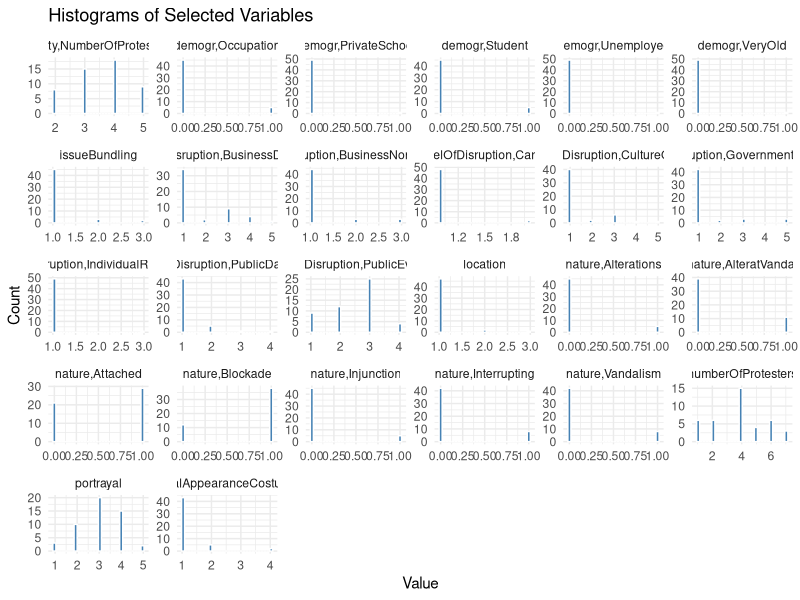

Generate this figure with R:
library(stringr)
library(dplyr)
library(tidyr)
library(ggplot2)

## Load data

# This is the RA coded data; sheet 2 from the auto-generated Google form response sheets
dF_A <- read.delim("Article Characteristics Coding v4 (Responses) - Short column names.tsv", sep="\t",
                 stringsAsFactors=FALSE, check.names=FALSE, quote = "")
dF_B <- read.delim("Article Characteristics Coding v4b (Responses) - Short column names.tsv", sep="\t",
                 stringsAsFactors=FALSE, check.names=FALSE, quote = "")
#version B contains additional Issue Bundling and Portrayal questions

# This is the data that describes the coding form the humans filled in; most needed for the response options
form_data <- read.delim("protestCharacteristicFormB6.tsv", sep="\t", stringsAsFactors=FALSE,
                        check.names=FALSE, quote = "")


## Delete text responses and metadata, and merge

text_questions <- form_data$Name[form_data$Type == "TEXT"]
metadata <- c("Timestamp", "Coder", "Title")
dF_A <- dF_A[!colnames(dF_A) %in% c(text_questions, metadata)]
dF_B <- dF_B[!colnames(dF_B) %in% c(text_questions, metadata)]
dF <- merge(dF_A, dF_B, by="id")


## Use the form_data response options to get the ordinality right for Likert scales

multiple_choice_questions <- form_data$Name[form_data$Type == "MULTIPLE_CHOICE"]
for (question in multiple_choice_questions) {
  response_options_text <- as.character(form_data$`Response options`[form_data$Name == question])
  response_options <- unlist(strsplit(response_options_text, "; "))
  ordinal_options <- response_options[!grepl("not enough detail|Not enough information", response_options)]
  dF[[question]] <- factor(dF[[question]],
                           levels = ordinal_options,
                           ordered = TRUE)
  dF[[question]] <- as.integer(dF[[question]])
}


## Make the variable names more usable

stringToCamelCase <- function(x) {
  sapply(x, function(str) {
    parts <- unlist(strsplit(str, "[ _]"))
    paste0(
      tolower(parts[1]),
      paste0(toupper(substring(parts[-1], 1, 1)),
             tolower(substring(parts[-1], 2)),
             collapse="")
    )
  })
}
names(dF) <- sapply(names(dF), stringToCamelCase)


## Turn natureOfDisruption and demographics into binary presence indicators

#function to split entries and remove None responses
split_checkbox <- function(x){
  
  #split entry by comma
  entry_split <- str_split(x, ", ")[[1]]
  
  #delete "None of the above"
  entry_split <- entry_split[entry_split != "None of the above"]
  return(entry_split)
  
}

#function to turn split entries into matrices of binary indicators
split_to_binary <- function(list_of_splits, all_options){

  binary <- lapply(list_of_splits, function(entry_split){
    sapply(all_options, function(option){
      option %in% entry_split
    })
  })
  binary <- as.data.frame(t(do.call(cbind, binary)))
  rownames(binary) <- NULL
  return(binary)
  
}

#apply to nature variable
nature_splits <- sapply(dF$natureOfDisruption, split_checkbox)
all_nature_options <- sort(unique(unlist(nature_splits)))
nature_binary <- split_to_binary(nature_splits, all_nature_options)
names(nature_binary) <- paste0("nature,",
                               c( "Blockade", "Injunction", "Interrupting", "Attached", "Alterations", "Vandalism"))
                               #rename columns

#join Alterations and Vandalism together
nature_binary$`nature,AlteratVandal` <- nature_binary$`nature,Vandalism` | nature_binary$`nature,Alterations`

#apply to demographics variable
demo_splits <- sapply(dF$demographics, split_checkbox)
all_demo_options <- sort(unique(unlist(demo_splits)))
demo_binary <- split_to_binary(demo_splits, all_demo_options)
names(demo_binary) <-  paste0("demogr,",
                              c("Occupation", "PrivateSchool", "Student", "Unemployed", "VeryOld"))
                              #rename columns. "veryYoung" does not occur as a value.

#add back into dataframe
dF <- cbind(dF, nature_binary, demo_binary)
dF <- subset(dF, select=-c(natureOfDisruption, demographics))


## Deal with NAs

#For costumes, NA (not enough info) should count as 1 (no costumes)
dF$visualAppearanceCostumes <- dF$visualAppearanceCostumes %>% replace_na(1)


## Investigate results

# numeric columns only
d_numeric <- dF %>%
  select(where(~ is.numeric(.) || is.logical(.)))

# Plot faceted histograms
d_long <- d_numeric %>%
  pivot_longer(cols = everything(), names_to = "variable", values_to = "value")
ggplot(d_long, aes(x = value)) +
  geom_histogram(bins = 30, fill = "steelblue", color = "white") +
  facet_wrap(~ variable, scales = "free") +
  theme_minimal() +
  labs(x = "Value", y = "Count", title = "Histograms of Selected Variables")

#tables per numeric variable
apply(d_numeric, 2, table)

#means for Pilot 2 overview table
round(apply(d_numeric, 2, mean, na.rm=TRUE), 2)


## Write questions we decided to keep to file

dF_kept <- dF[c("id",
                "numberOfProtesters",
                "levelOfDisruption,BusinessDamaging",
                "levelOfDisruption,PublicEveryday",
                "levelOfDisruption,GovernmentOrAuthority",
                "levelOfDisruption,PublicDamaging",
                "levelOfDisruption,CultureOrSport",
                "visualAppearanceCostumes",
                "issueBundling",
                "nature,Blockade",
                "nature,Attached",
                "nature,AlteratVandal",
                "portrayal")]
write.csv(dF_kept, "RA_pilot_clean.csv", row.names=F)
